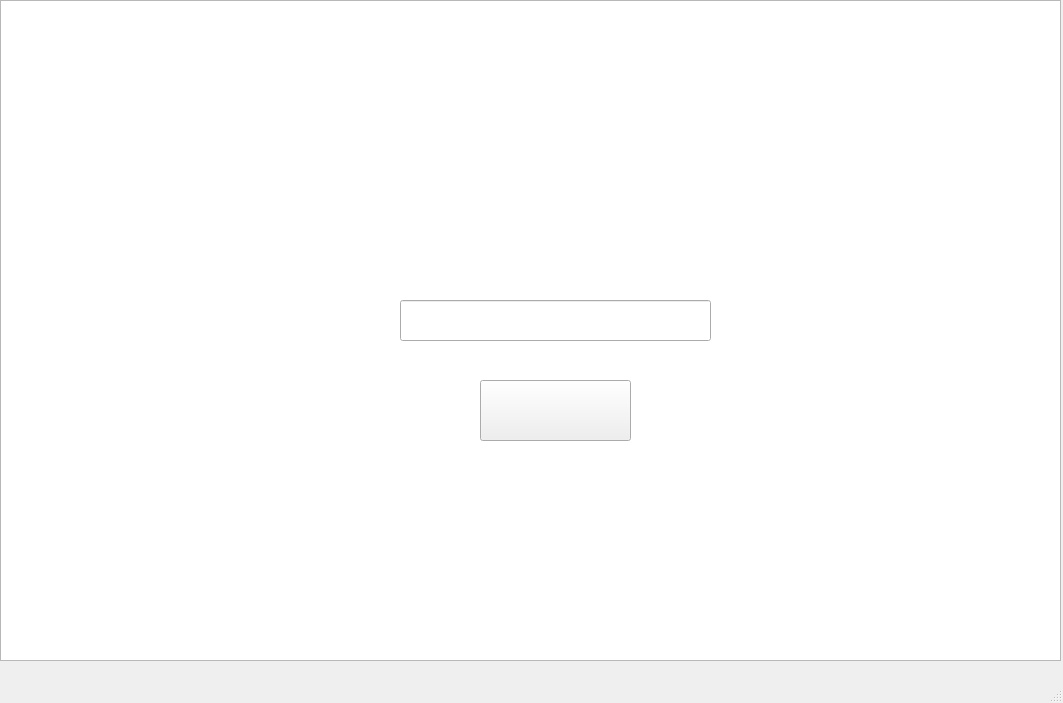
<?xml version="1.0" encoding="UTF-8"?>
<ui version="4.0">
 <class>MainWindow</class>
 <widget class="QMainWindow" name="MainWindow">
  <property name="geometry">
   <rect>
    <x>0</x>
    <y>0</y>
    <width>1063</width>
    <height>703</height>
   </rect>
  </property>
  <property name="windowTitle">
   <string>MainWindow</string>
  </property>
  <widget class="QWidget" name="centralwidget">
   <widget class="QStackedWidget" name="stackedWidget">
    <property name="geometry">
     <rect>
      <x>0</x>
      <y>0</y>
      <width>1061</width>
      <height>671</height>
     </rect>
    </property>
    <property name="currentIndex">
     <number>0</number>
    </property>
    <widget class="QWidget" name="page">
     <widget class="QGraphicsView" name="graphicsView">
      <property name="geometry">
       <rect>
        <x>0</x>
        <y>0</y>
        <width>1061</width>
        <height>661</height>
       </rect>
      </property>
      <property name="styleSheet">
       <string notr="true">QPushButton {
    border-radius: 10px;  /* esquinas ligeramente redondeadas */
    border: 2px solid #555;  /* borde opcional */
    background-image: url(&quot;C:/Users/Lenovo/Downloads/btnComenzar.jpg&quot;); /* ruta de la imagen */
    background-repeat: no-repeat;
    background-position: center;
    background-color: white; /* color de fondo */
    padding: 5px;  /* espacio interno */
}

QPushButton:hover {
    border: 2px solid #888; /* cambio de borde al pasar el mouse */
}
</string>
      </property>
     </widget>
     <widget class="QPushButton" name="btnComenzar">
      <property name="geometry">
       <rect>
        <x>480</x>
        <y>380</y>
        <width>151</width>
        <height>61</height>
       </rect>
      </property>
      <property name="styleSheet">
       <string notr="true"/>
      </property>
      <property name="text">
       <string/>
      </property>
     </widget>
     <widget class="QLineEdit" name="lineNombre">
      <property name="geometry">
       <rect>
        <x>400</x>
        <y>300</y>
        <width>311</width>
        <height>41</height>
       </rect>
      </property>
      <property name="font">
       <font>
        <family>Segoe Print</family>
        <pointsize>12</pointsize>
        <bold>true</bold>
       </font>
      </property>
     </widget>
    </widget>
   </widget>
  </widget>
  <widget class="QMenuBar" name="menubar">
   <property name="geometry">
    <rect>
     <x>0</x>
     <y>0</y>
     <width>1063</width>
     <height>26</height>
    </rect>
   </property>
  </widget>
  <widget class="QStatusBar" name="statusbar"/>
 </widget>
 <resources/>
 <connections/>
</ui>
